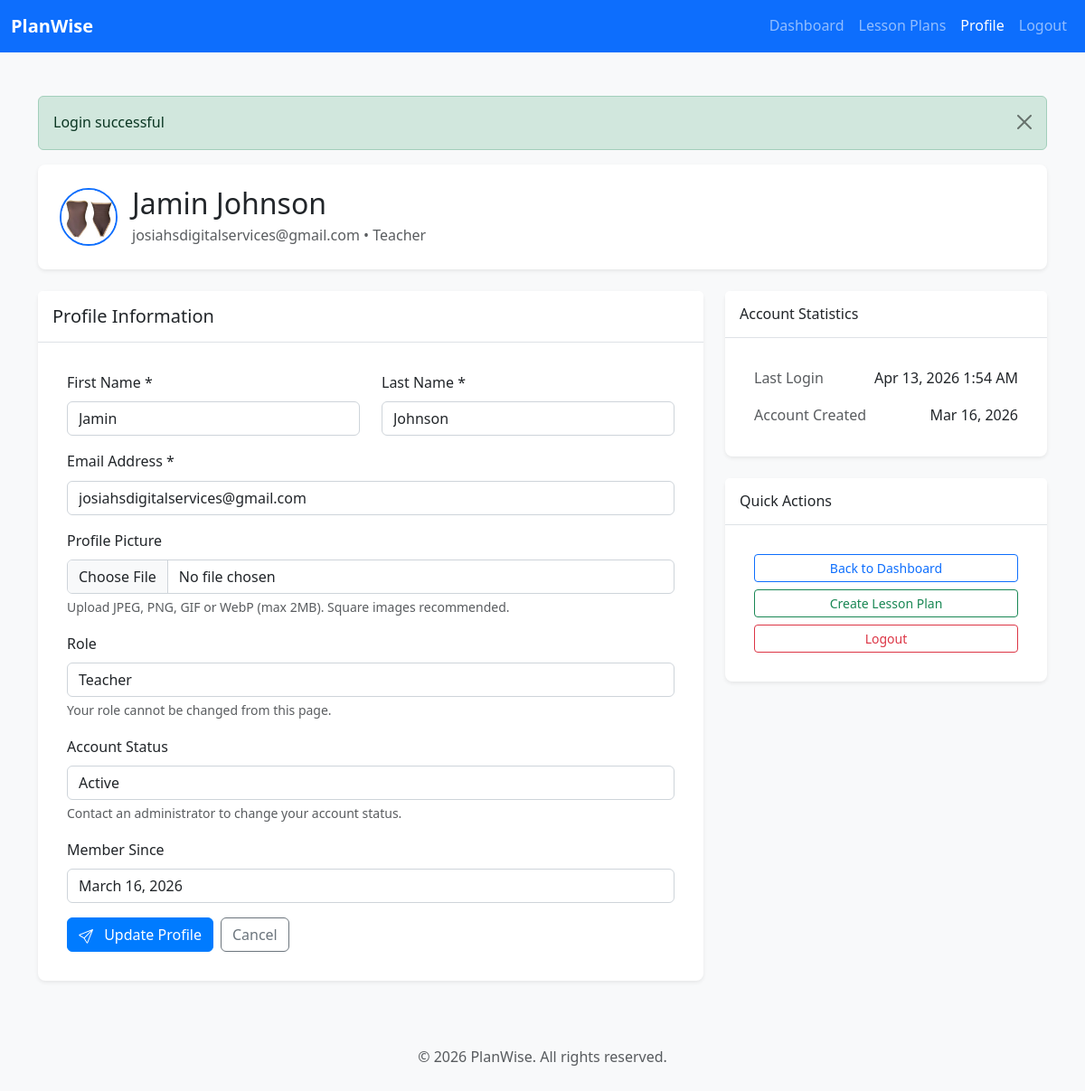
The app's page /public/index.php?page=teacher/profile (signed in) with its own data.
### tables this page shows
CREATE TABLE `users` (
  `user_id` int(11) NOT NULL,
  `first_name` varchar(100) NOT NULL,
  `last_name` varchar(100) NOT NULL,
  `email` varchar(150) NOT NULL,
  `password_hash` varchar(255) NOT NULL,
  `role_id` int(11) NOT NULL,
  `status` enum('active','inactive') DEFAULT 'active',
  `profile_picture` varchar(255) DEFAULT NULL,
  `profile_thumbnail` varchar(255) DEFAULT NULL,
  `created_at` timestamp NOT NULL DEFAULT current_timestamp()
);

### classes/Database.php (called while the page is built, shortened)
<?php
class Database
{
    private static $instance = null;
    private $pdo;
    private $config;
    private function __construct()
    {
        $this->config = require __DIR__ . '/../config/database.php';
        $this->debugMode = defined('DEBUG_MODE') && DEBUG_MODE;
    }
    public static function getInstance()
    {
        if (self::$instance === null) {
            self::$instance = new self();
        }
        return self::$instance;
    }
    private function connect()
    {
        try {
            $dsn = sprintf(
                "%s:host=%s;port=%s;dbname=%s;charset=%s",
                $this->config['driver'],
                $this->config['host'],
                $this->config['port'],
                $this->config['database'],
                $this->config['charset']
            );
            $this->pdo = new PDO(
                $dsn,
                $this->config['username'],
                $this->config['password'],
                $this->config['options']
            );
        } catch (PDOException $e) {
            $errorMsg = "Database connection failed: " . $e->getMessage() . " (Host: {$this->config['host']}, Port: {$this->config['port']}, DB: {$this->config['database']})";
            $this->logToFile($errorMsg);
            error_log($errorMsg);
            throw new Exception("Could not connect to database. Please check your database configuration and ensure the server is running.");
        }
    }
    public function getConnection()
    {
        return $this->pdo;
    }
    private function sanitizeParams($params)
    {
        $sanitized = [];
        foreach ($params as $key => $value) {
            if (is_int($value)) {
                $sanitized[$key] = $value;
            } elseif (is_float($value)) {
                $sanitized[$key] = $value;
            } elseif (is_bool($value)) {
                $sanitized[$key] = $value ? 1 : 0;
            } elseif (is_null($value)) {
                $sanitized[$key] = null;
            } elseif (is_array($value)) {
                $sanitized[$key] = json_encode($value);
            } else {
                $sanitized[$key] = str_replace("\0", '', trim($value));
            }
        }
        return $sanitized;
    }
    public function query($sql, $params = [])
    {
        try {
            $params = $this->sanitizeParams($params);
            $conn = $this->getConnection();
            $stmt = $conn->prepare($sql);
            $stmt->execute($params);
            return $stmt;
        } catch (PDOException $e) {
            error_log("Query failed: " . $e->getMessage());
            error_log("SQL: " . $sql);
            error_log("Params: " . json_encode($params));
            $this->logSecurityEvent($sql, $params, 'QUERY_FAILED');
            throw new Exception("Database query failed: " . $e->getMessage());
        }
    }
    public function fetch($sql, $params = [])
    {
        return $this->query($sql, $params)->fetch();
    }
}

### config/database.php (called while the page is built)
<?php
return [
    'driver' => 'mysql',
    'host' => $_ENV['DB_HOST'] ?? 'localhost',
    'port' => $_ENV['DB_PORT'] ?? '3306',
    'database' => $_ENV['DB_NAME'] ?? 'planwise_db',
    'username' => $_ENV['DB_USER'] ?? 'root',
    'password' => $_ENV['DB_PASS'] ?? '',
    'charset' => 'utf8mb4',
    'collation' => 'utf8mb4_unicode_ci',
    'options' => [
        PDO::ATTR_ERRMODE => PDO::ERRMODE_EXCEPTION,
        PDO::ATTR_DEFAULT_FETCH_MODE => PDO::FETCH_ASSOC,
        PDO::ATTR_EMULATE_PREPARES => false,
        PDO::ATTR_PERSISTENT => false,
    ]
];

### classes/Auth.php (called while the page is built, shortened)
<?php
class Auth
{
    public function check(): bool
    {
        $sessionTimeout = 30 * 60;
        return true;
    }
    public function user()
    {
        return [
            'user_id' => $_SESSION['user_id'] ?? null,
            'email' => $_SESSION['email'] ?? null,
            'first_name' => $_SESSION['first_name'] ?? null,
            'last_name' => $_SESSION['last_name'] ?? null,
            'role_id' => $_SESSION['role_id'] ?? null,
            'login_time' => $_SESSION['login_time'] ?? null
        ];
    }
}

### classes/User.php (called while the page is built, shortened)
<?php
require_once __DIR__ . '/Database.php';
class User
{
    private $db;
    public function __construct()
    {
        $this->db = Database::getInstance();
    }
    public function findById(int $userId): ?array
    {
        try {
$sql = "SELECT u.user_id, u.first_name, u.last_name, u.email, u.role_id, u.status, u.profile_picture, u.profile_thumbnail, u.created_at, COALESCE(r.role_name, CONCAT('Role_', u.role_id)) as role_name
                    FROM users u
                    LEFT JOIN roles r ON u.role_id = r.role_id
                    WHERE u.user_id = :user_id";
            $result = $this->db->fetch($sql, [':user_id' => $userId]);
            return $result ?: null;
        } catch (Exception $e) {
            error_log("Find user by ID {$userId} failed: " . $e->getMessage());
            $fallback = $this->db->fetch("SELECT * FROM users WHERE user_id = :user_id", [':user_id' => $userId]);
            if ($fallback) {
                $fallback['role_name'] = 'Role_' . $fallback['role_id'];
                error_log("findById fallback success for user {$userId}");
                return $fallback;
            }
            return null;
        }
    }
    public function getProfileImage(int $userId, bool $thumbnail = true): string
    {
        $user = $this->findById($userId);
        $base = '/planwise/';
        if ($thumbnail) {
            if (!empty($user['profile_thumbnail'])) return $base . $user['profile_thumbnail'];
        } else {
            if (!empty($user['profile_picture'])) return $base . $user['profile_picture'];
            if (!empty($user['profile_thumbnail'])) return $base . $user['profile_thumbnail'];
        }
        return '/planwise/public/css/default-avatar.png';
    }
}

### views/teacher/profile.php (the view, shortened to what this page needs)
<?php
require_once __DIR__ . '/../../classes/Database.php';
require_once __DIR__ . '/../../classes/User.php';
require_once __DIR__ . '/../../classes/Auth.php';
$auth = new Auth();
$user = $auth->user();
$userModel = new User();
$userDetails = $userModel->findById($user['user_id']);
$success = $_SESSION['success'] ?? '';
require __DIR__ . '/../layouts/teacher-start.php';
?>
    <div class="container mt-5">
        <?php if (!empty($success)): ?>
            <div class="alert alert-success alert-dismissible fade show" role="alert">
                <?php echo htmlspecialchars($success); ?>
                <button type="button" class="btn-close" data-bs-dismiss="alert" aria-label="Close"></button>
            </div>
        <?php endif; ?>
        <div class="row mb-4">
            <div class="col-12">
                <div class="card shadow-sm border-0">
                    <div class="card-body p-4">
                        <div class="d-flex align-items-center">
                            <img id="profileAvatar" src="<?= htmlspecialchars($userModel->getProfileImage($user['user_id'], true)) ?>"
                                 alt="Profile Picture" width="64" height="64"
                                 class="rounded-circle object-fit-cover me-3 border border-2 border-primary"
                                 style="object-fit: cover; width: 64px; height: 64px;">
                            <div>
                                <h2 class="mb-1">
                                    <?php echo htmlspecialchars($user['first_name'] . ' ' . $user['last_name']); ?>
                                </h2>
                                <p class="text-muted mb-0">
                                    <?php echo htmlspecialchars($user['email']); ?> •
                                    <?php echo htmlspecialchars($userDetails['role_name'] ?? 'Teacher'); ?>
                                </p>
                            </div>
                        </div>
                    </div>
                </div>
            </div>
        </div>
        <div class="row">
            <div class="col-lg-8">
                <div class="card shadow-sm border-0">
                    <div class="card-header bg-white py-3">
                        <h5 class="mb-0">Profile Information</h5>
                    </div>
                    <div class="card-body">
                        <form method="POST" action="" enctype="multipart/form-data">
                            <div class="row">
                                <div class="col-md-6 mb-3">
                                    <label for="first_name" class="form-label">First Name *</label>
                                    <input type="text" class="form-control" id="first_name" name="first_name"
                                           value="<?php echo htmlspecialchars($userDetails['first_name'] ?? $user['first_name']); ?>" required>
                                </div>
                                <div class="col-md-6 mb-3">
                                    <label for="last_name" class="form-label">Last Name *</label>
                                    <input type="text" class="form-control" id="last_name" name="last_name"
                                           value="<?php echo htmlspecialchars($userDetails['last_name'] ?? $user['last_name']); ?>" required>
                                </div>
                            </div>
                            <div class="mb-3">
                                <label for="email" class="form-label">Email Address *</label>
                                <input type="email" class="form-control" id="email" name="email"
                                       value="<?php echo htmlspecialchars($userDetails['email'] ?? $user['email']); ?>" required>
                            </div>
                            <div class="mb-3">
                                <label class="form-label">Profile Picture</label>
                                <input type="file" class="form-control" id="profile_picture" name="profile_picture"
                                       accept="image/jpeg,image/png,image/gif,image/webp">
                                <div class="form-text">Upload JPEG, PNG, GIF or WebP (max 2MB). Square images recommended.</div>
                            </div>
                            <div class="mb-3">
                                <label class="form-label">Role</label>
                                <input type="text" class="form-control"
                                       value="<?php echo htmlspecialchars($userDetails['role_name'] ?? 'Teacher'); ?>" readonly>
                                <div class="form-text">Your role cannot be changed from this page.</div>
                            </div>
                            <div class="mb-3">
                                <label class="form-label">Account Status</label>
                                <input type="text" class="form-control"
                                       value="<?php echo htmlspecialchars(ucfirst($userDetails['status'] ?? 'Active')); ?>" readonly>
                                <div class="form-text">Contact an administrator to change your account status.</div>
                            </div>
                            <div class="mb-3">
                                <label class="form-label">Member Since</label>
                                <input type="text" class="form-control"
                                       value="<?php echo htmlspecialchars(date('F j, Y', strtotime($userDetails['created_at'] ?? 'now'))); ?>" readonly>
                            </div>
                            <div class="d-flex gap-2">
                                <button type="submit" class="btn btn-primary">
                                    Update Profile
                                </button>
                                <a href="<?= BASE_URL ?>/index.php?page=teacher/dashboard" class="btn btn-outline-secondary">Cancel</a>
                            </div>
                        </form>
                    </div>
                </div>
            </div>
            <div class="col-lg-4">
                <div class="card shadow-sm border-0 mb-4">
                    <div class="card-header bg-white py-3">
                        <h6 class="mb-0">Account Statistics</h6>
                    </div>
                    <div class="card-body">
                        <div class="d-flex justify-content-between align-items-center mb-3">
                            <span class="text-muted">Last Login</span>
                            <span><?php echo htmlspecialchars(date('M j, Y g:i A', $user['login_time'] ?? time())); ?></span>
                        </div>
                        <div class="d-flex justify-content-between align-items-center">
                            <span class="text-muted">Account Created</span>
                            <span><?php echo htmlspecialchars(date('M j, Y', strtotime($userDetails['created_at'] ?? 'now'))); ?></span>
                        </div>
                    </div>
                </div>
                <div class="card shadow-sm border-0">
                    <div class="card-header bg-white py-3">
                        <h6 class="mb-0">Quick Actions</h6>
                    </div>
                    <div class="card-body">
                        <div class="d-grid gap-2">
                            <a href="<?= BASE_URL ?>/index.php?page=teacher/dashboard" class="btn btn-outline-primary btn-sm">
                                Back to Dashboard
                            </a>
                            <a href="<?= BASE_URL ?>/index.php?page=teacher/lesson-plans/create" class="btn btn-outline-success btn-sm">
                                Create Lesson Plan
                            </a>
                            <a href="<?= BASE_URL ?>/index.php?page=logout" class="btn btn-outline-danger btn-sm">
                                Logout
                            </a>
                        </div>
                    </div>
                </div>
            </div>
        </div>
    </div>
<?php require __DIR__ . '/../layouts/teacher-end.php'; ?>

### public/css/style.css (style rules this page uses)
body { font-family: 'Segoe UI', Tahoma, Geneva, Verdana, sans-serif; background-color: #f8f9fa; color: #212529; line-height: 1.6; }
.btn-primary { background-color: #007bff; border-color: #007bff; transition: background-color 0.3s ease, border-color 0.3s ease; }
.card { border: none; border-radius: 0.5rem; box-shadow: 0 0.125rem 0.25rem rgba(0, 0, 0, 0.075); }
.card-header { background-color: #ffffff; border-bottom: 1px solid #dee2e6; font-weight: 600; }
.card-body { padding: 2rem; }
.form-control { border-radius: 0.375rem; border: 1px solid #ced4da; transition: border-color 0.15s ease-in-out, box-shadow 0.15s ease-in-out; }

### records on screen
users: user_id+profile_thumbnail (picture), first_name+last_name "Jamin Johnson", email "josiahsdigitalservices@gmail.com", first_name "Jamin", last_name "Johnson", status "Active", created_at "March 16, 2026", created_at "Mar 16, 2026"

### other values on screen
$item['label'] "Dashboard"
$item['label'] "Lesson Plans"
$item['label'] "Profile"
$success "Login successful"
$userDetails['role_name'] "Teacher"
